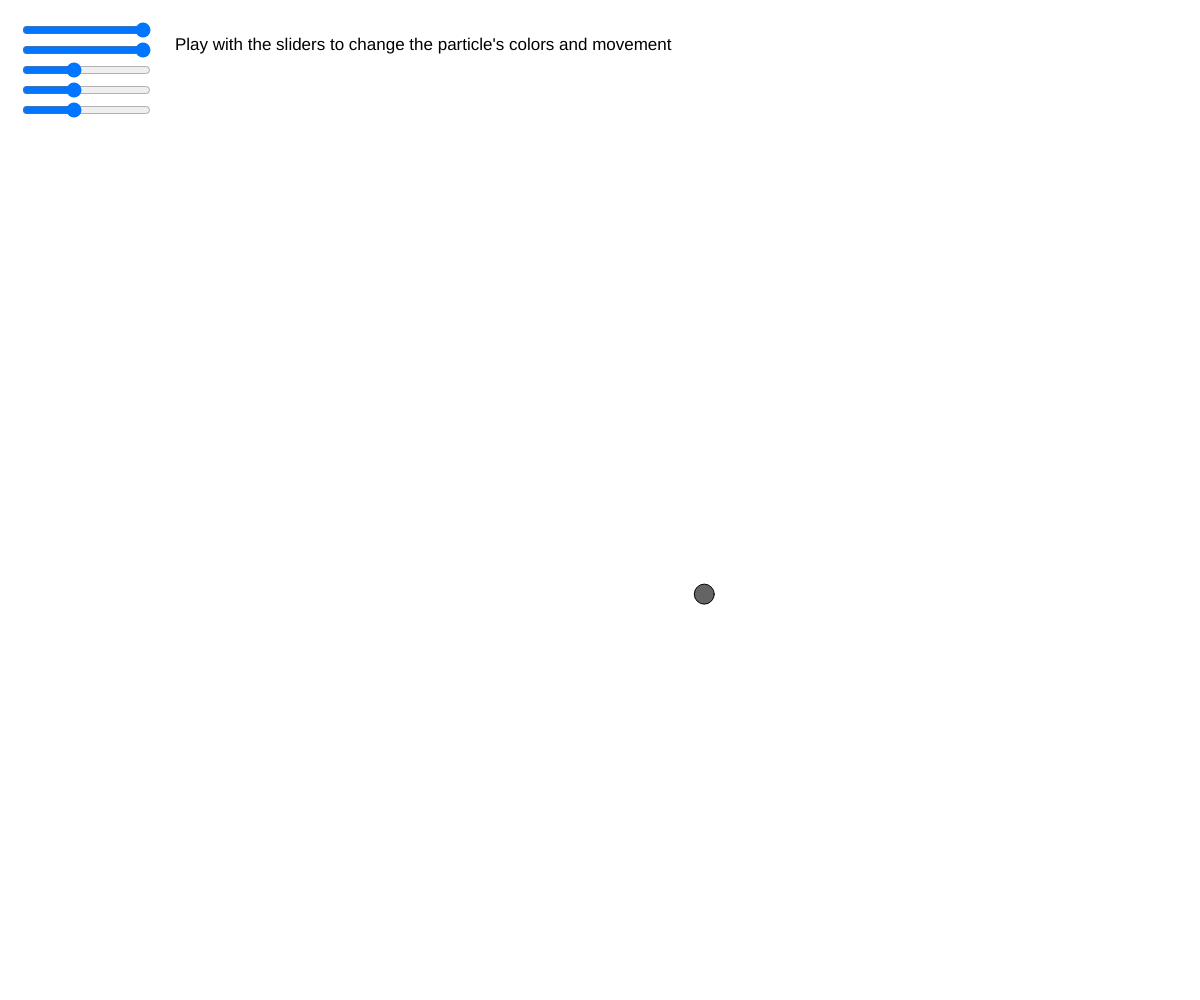
Frame 1 (no input)
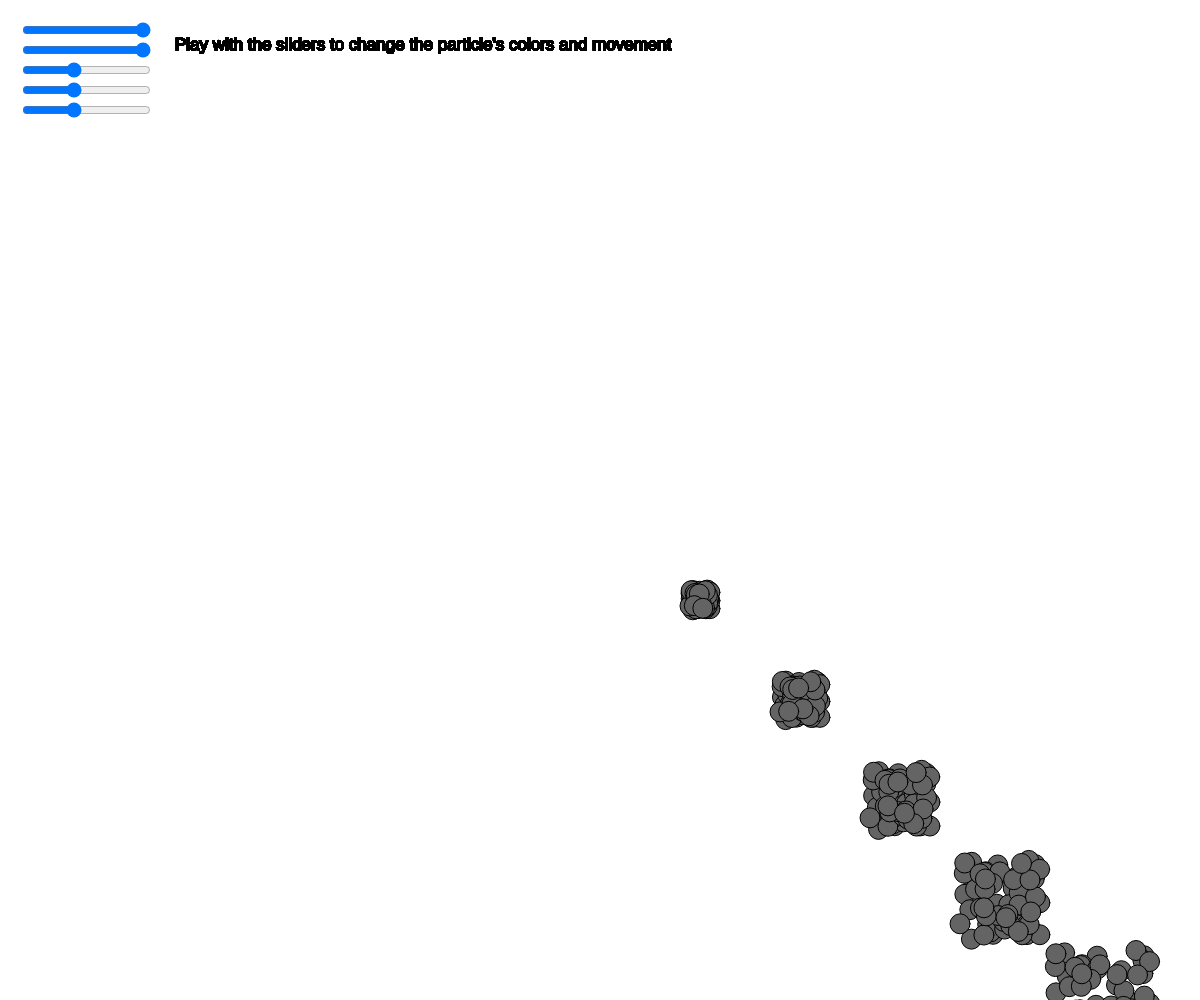
Frame 60 (no input)
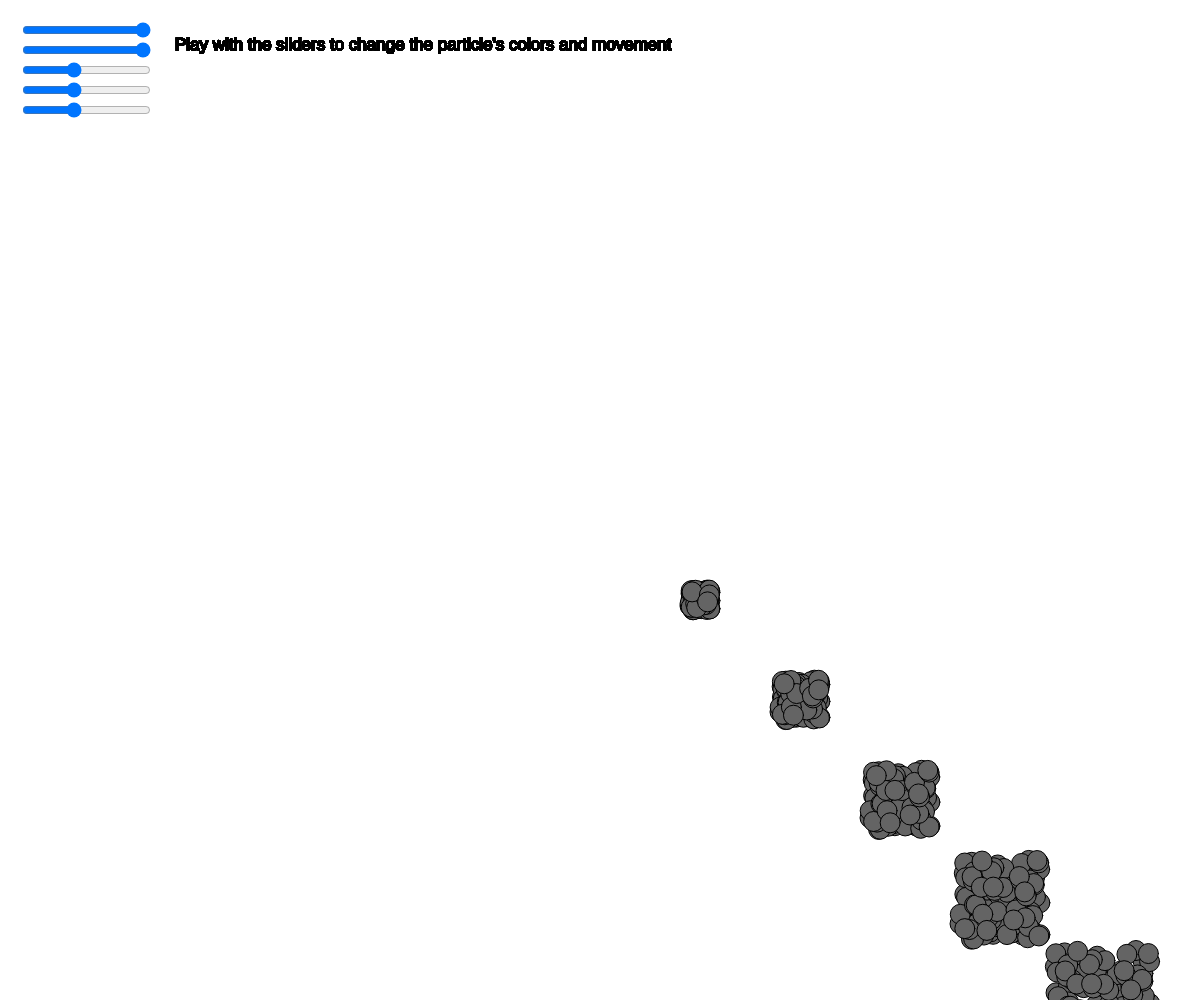
Frame 120 (the mouse pressed at the canvas centre since frame 60)

The p5.js sketch that drew these frames (run headless with seeded random() and noise() and a simulated clock; from frame 60 on, the mouse is pressed at the canvas centre):

// p5.js sketch
// ── sketch.js
var particles = [];
var now = null;
var slideVal = 0;
var cSlider;
var rSlider;
var bSlider;
var gSlider;

function setup() {
  createCanvas(windowWidth, windowHeight);
  cSlider = createSlider(-100, 100, 100);
  cSlider.position(20, 20);
  vSlider = createSlider(-100, 100, 100);
  vSlider.position(20, 40);
  rSlider = createSlider(0, 255, 100);
  rSlider.position(20, 60);
  bSlider = createSlider(0, 255, 100);
  bSlider.position(20, 80);
  gSlider = createSlider(0, 255, 100);
  gSlider.position(20, 100);

}

function draw() {
  fill(0);
  textSize(17);
  text("Play with the sliders to change the particle's colors and movement", 175, 50);
  slideVal = cSlider.value();
  particles.push(new Particle(new p5.Vector(width / 2, height/2)));

  for (var i = 0; i < particles.length; i++) {
    // if our particle is dead, remove it
    if (particles[i].lifespan <= 0) {
      //splice is a way of removing a specific
      //element from an array
      particles[i].display();
      shorten(particles);
      //particles.splice(i, 2); //why 400? 
    } else {
      particles[i].update();
      particles[i].display();
    }
  } 
}

function Particle(loc) {
  this.loc = loc;
  this.acc = new p5.Vector();
  this.vel = new p5.Vector(cSlider.value()+random(-10,10), vSlider.value()+random(-10,10));
  this.lifespan = 550;
}

Particle.prototype = {
  constructor: Particle,
  update: function() {
    this.vel.add(this.acc);
    this.loc.add(this.vel);
    this.lifespan -= .4;

  },
  display: function() {
    stroke(random(0), this.lifespan);
    fill(rSlider.value(), gSlider.value(), bSlider.value());
    ellipse(this.loc.x, this.loc.y, 20, 20);
  }
}
